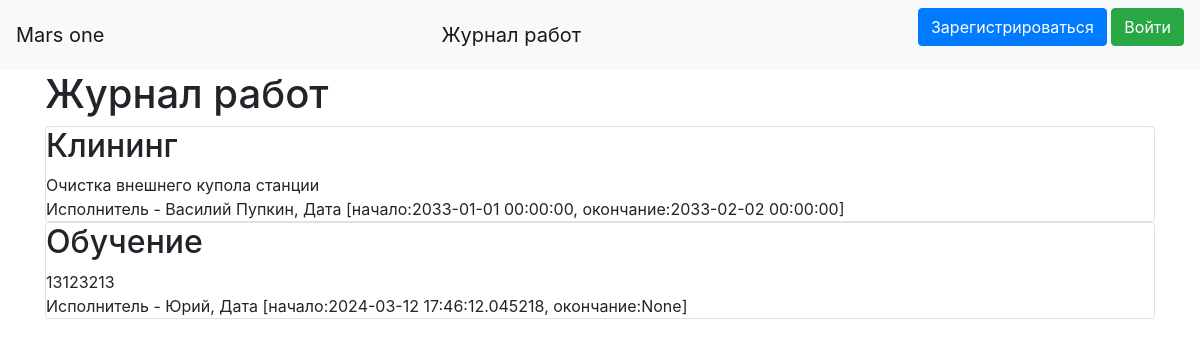
The app's page /works with its own data.
### data/works.py (models this page shows)
class Works(SqlAlchemyBase, SerializerMixin):
    __tablename__ = 'works'
    id = sqlalchemy.Column(sqlalchemy.Integer,
                           primary_key=True, autoincrement=True)
    title = sqlalchemy.Column(sqlalchemy.String, nullable=True)
    content = sqlalchemy.Column(sqlalchemy.String, nullable=True)
    created_date = sqlalchemy.Column(sqlalchemy.DateTime,
                                     default=datetime.datetime.now)
    end_date = sqlalchemy.Column(sqlalchemy.DateTime)
    user_id = sqlalchemy.Column(sqlalchemy.Integer,
                                sqlalchemy.ForeignKey("users.id"))
    user = orm.relationship('User')

### data/users.py (models this page shows, shortened)
class User(SqlAlchemyBase, UserMixin, SerializerMixin):
    __tablename__ = 'users'
    id = sqlalchemy.Column(sqlalchemy.Integer,
                           primary_key=True, autoincrement=True)
    name = sqlalchemy.Column(sqlalchemy.String, nullable=True)
    about = sqlalchemy.Column(sqlalchemy.String, nullable=True)
    email = sqlalchemy.Column(sqlalchemy.String,
                              index=True, unique=True, nullable=True)
    hashed_password = sqlalchemy.Column(sqlalchemy.String, nullable=True)
    created_date = sqlalchemy.Column(sqlalchemy.DateTime,
                                     default=datetime.datetime.now)
    news = orm.relationship("News", back_populates='user')

### main.py (the view)
@app.route("/works")
def works():
    db_sess = db_session.create_session()
    works = db_sess.query(Works)
    return render_template("works.html", works=works)

### data/db_session.py (called while the page is built)
def create_session() -> Session:
    global __factory
    return __factory()

### templates/works.html (shortened to what this page needs)
{% extends "base.html" %}
{% block content %}
<h1>Журнал работ</h1>
{% for item in works%}
<div class="col-md6 border rounded">
    <h2>{{item.title}}</h2>
    <div>
        {{item.content}}
    </div>
    <div>
        Исполнитель - {{item.user.name}}, Дата [начало:{{item.created_date}}, окончание:{{item.end_date}}]
    </div>
</div>
{% endfor %}
{% endblock %}

### templates/base.html (shortened to what this page needs)
<!doctype html>
<html lang="en">
<head>
    <link rel="stylesheet"
          href="https://stackpath.bootstrapcdn.com/bootstrap/4.4.1/css/bootstrap.min.css"
>
</head>
<body>
<header>
    <nav class="navbar navbar-light bg-light">
        <a class="navbar-brand" href="#">Mars one</a>
        <a class="navbar-brand" href="/works">Журнал работ</a>
        {% if current_user.is_authenticated %}
    <a class="navbar-brand" href="/logout">{{ current_user.name }}</a>
{% else %}
    <p>
        <a class="btn btn-primary " href="/register">Зарегистрироваться</a>
        <a class="btn btn-success" href="/login">Войти</a>
    </p>
{% endif %}
    </nav>
</header>
<main role="main" class="container">
    {% block content %}{% endblock %}
</main>
</body>
</html>

### records on screen
Works: title "Клининг", content "Очистка внешнего купола станции", user.name "Василий Пупкин", created_date "2033-01-01 00:00:00", end_date "2033-02-02 00:00:00"
Works: title "Обучение", content "13123213", user.name "Юрий", created_date "2024-03-12 17:46:12.045218", end_date "None"
